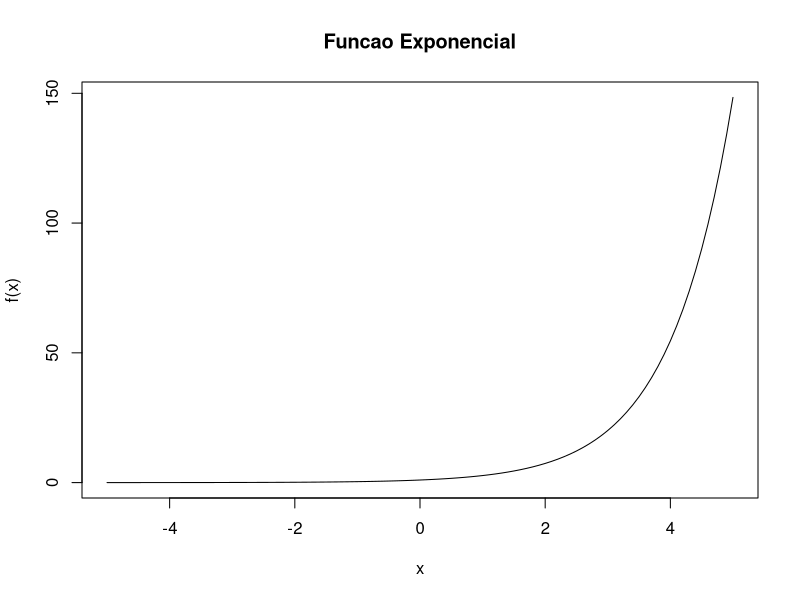

This chart was generated by the following R code:
# Criar um vetor de valores no domínio entre -5 e 5
x <- seq(-5, 5, 0.1)

# Função Exponencial: f(x) = exp(x)
y <- exp(x)

# Plot da Função Exponencial
plot(x, y, type = "l", main = "Funcao Exponencial", xlab = "x", ylab = "f(x)")
